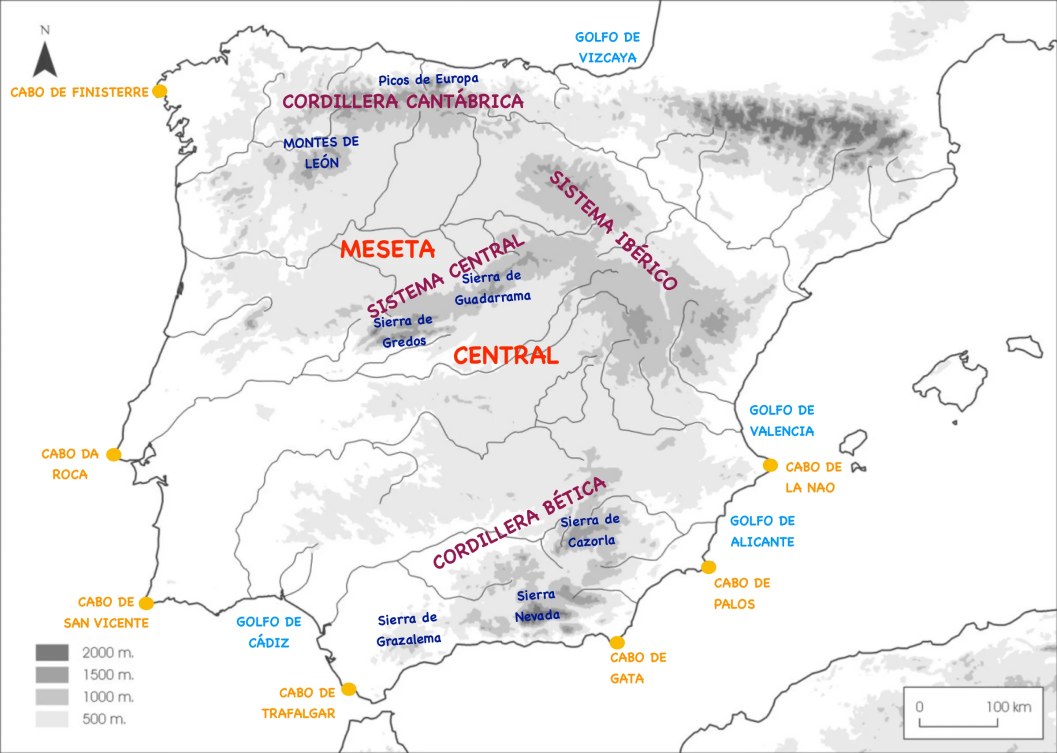
#> input picture assets/corrected-iberia.webp, 2114 x 1506 px (shown at 1/2 size); its folder holds only this picture in this run
$ python natural.py ../assets/corrected-iberia.webp
#> lines starting #> are read from the running program, lines starting #| are printed output that depends on the picture
### scripts/mercator.py
"""Reproject equirectangular world rasters (90N..60S) to the Mercator frame used by the app.

Mercator is the projection of the original planisphere; only rows move, so a column
stays a meridian. The frame is 84N..60S, 180W..180E (about 1.47:1). Idempotent: an
image that is not 2.4:1 is assumed to be converted already and is left untouched.
Usage: python3 scripts/mercator.py   (converts the world assets in place)
"""
import math
from pathlib import Path
import numpy as np
from PIL import Image
ROOT=Path(__file__).resolve().parents[1]
SRC_TOP,SRC_BOTTOM,TOP,BOTTOM=90,-60,84,-60
m=lambda lat:math.log(math.tan(math.pi/4+math.radians(lat)/2))
def height(width):return round(width/(2*math.pi)*(m(TOP)-m(BOTTOM)))
def to_mercator(im):
 a=np.asarray(im.convert('RGB')).astype(np.float32);sh,w=a.shape[:2];h=height(w)
 merc=m(TOP)-(np.arange(h)+.5)/h*(m(TOP)-m(BOTTOM));lat=np.degrees(np.arctan(np.sinh(merc)))
 sy=np.clip((SRC_TOP-lat)/(SRC_TOP-SRC_BOTTOM)*sh-.5,0,sh-1);y0=np.floor(sy).astype(int);y1=np.minimum(y0+1,sh-1);t=(sy-y0)[:,None,None]
 return Image.fromarray(np.clip(a[y0]*(1-t)+a[y1]*t+.5,0,255).astype(np.uint8))
def is_equirect(size):return abs(size[0]/size[1]-2.4)<.01
# [16 lines left out: functions convert_overviews, tile, convert_tiles, not called in this run]
# [2 lines that do not run on import are left out]

### scripts/natural.py
"""Natural Earth II detail tiles for the world map, so the Natural Earth base stays
Natural Earth at every zoom (instead of handing over to the relief tiles).

Source: NE2_HR_LC_SR_W (1:10m, 21600 x 10800, public domain), downloaded from
https://naturalearth.s3.amazonaws.com/10m_raster/NE2_HR_LC_SR_W.zip and unzipped.
Output: assets/natural/world/{col}-{row}.webp, the same 8 x 6 Mercator grid and
resolution (14400 px wide) as the relief tiles.
Usage: python3 scripts/natural.py <path to NE2_HR_LC_SR_W.tif>
"""
import sys
from pathlib import Path
from PIL import Image
sys.path.insert(0, str(Path(__file__).resolve().parent))
from mercator import to_mercator, tile, SRC_TOP, SRC_BOTTOM

ROOT = Path(__file__).resolve().parents[1]
WIDTH = 14400
Image.MAX_IMAGE_PIXELS = None
src = Image.open(sys.argv[1]).convert('RGB')
#> src is the input picture: PIL image 2114x1506 RGB; mean R, G, B 238.9, 237.7, 237.7
eq = src.resize((WIDTH, WIDTH // 2), Image.Resampling.LANCZOS)
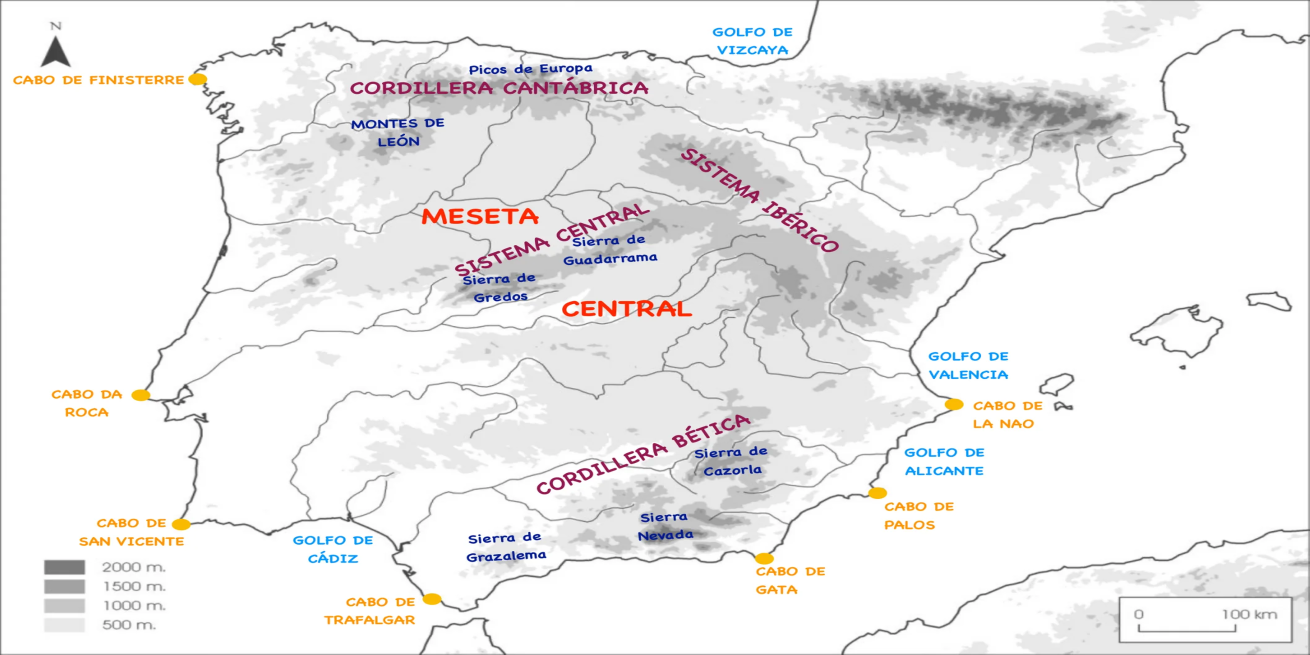
#> eq: PIL image 14400x7200 RGB (shown at 1/11 size); mean R, G, B 238.9, 237.7, 237.7
del src
# keep 90N..60S, the input expected by to_mercator
eq = eq.crop((0, 0, WIDTH, round((90 - SRC_BOTTOM) / 180 * WIDTH / 2)))
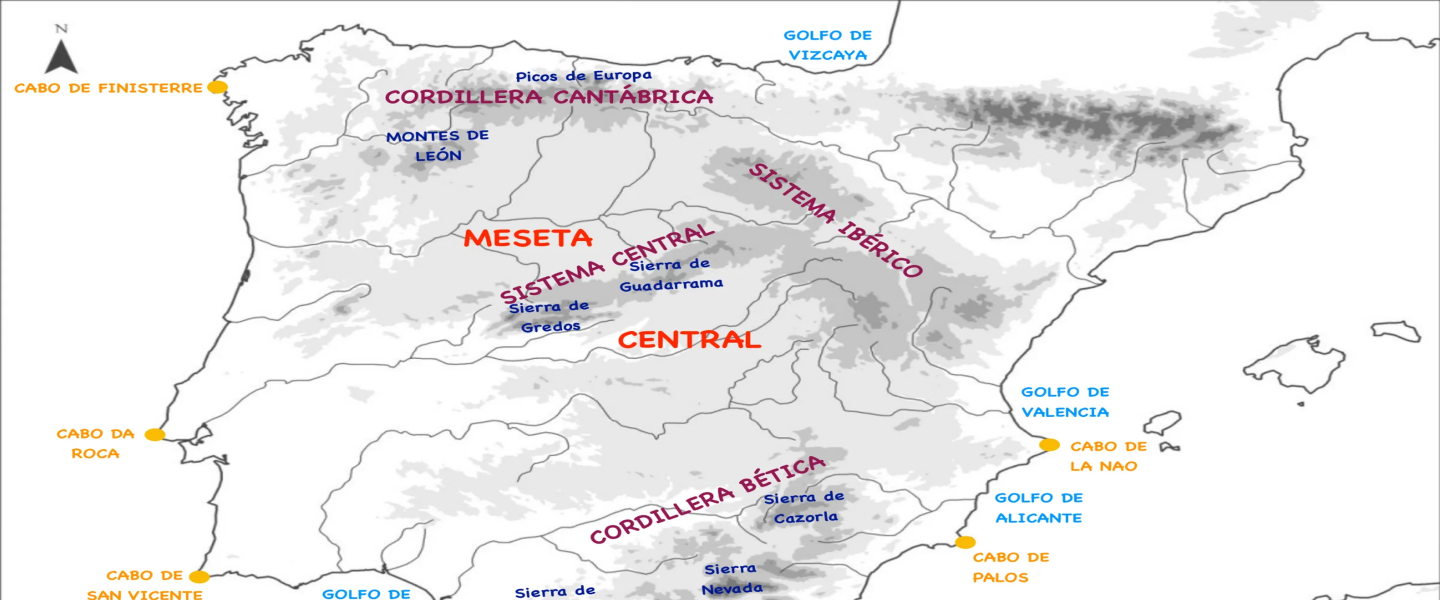
#> eq: PIL image 14400x6000 RGB (shown at 1/10 size); mean R, G, B 237.6, 236.3, 236.6
assert SRC_TOP == 90
merc = to_mercator(eq)
#> (the run stopped early here; a loop or call above may not have finished)

$ run again, on assets/original-world.webp
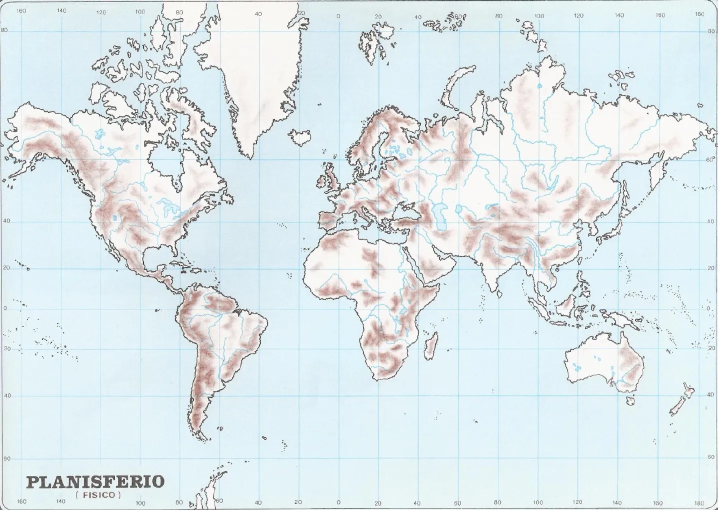
#> input picture assets/original-world.webp, 1435 x 1022 px (shown at 1/2 size)
#> src is the input picture: PIL image 1435x1022 RGB; mean R, G, B 222, 232.7, 235.7
#> `eq = src.resize((WIDTH, WIDTH // 2), Image.Resampling.LANCZOS)`:
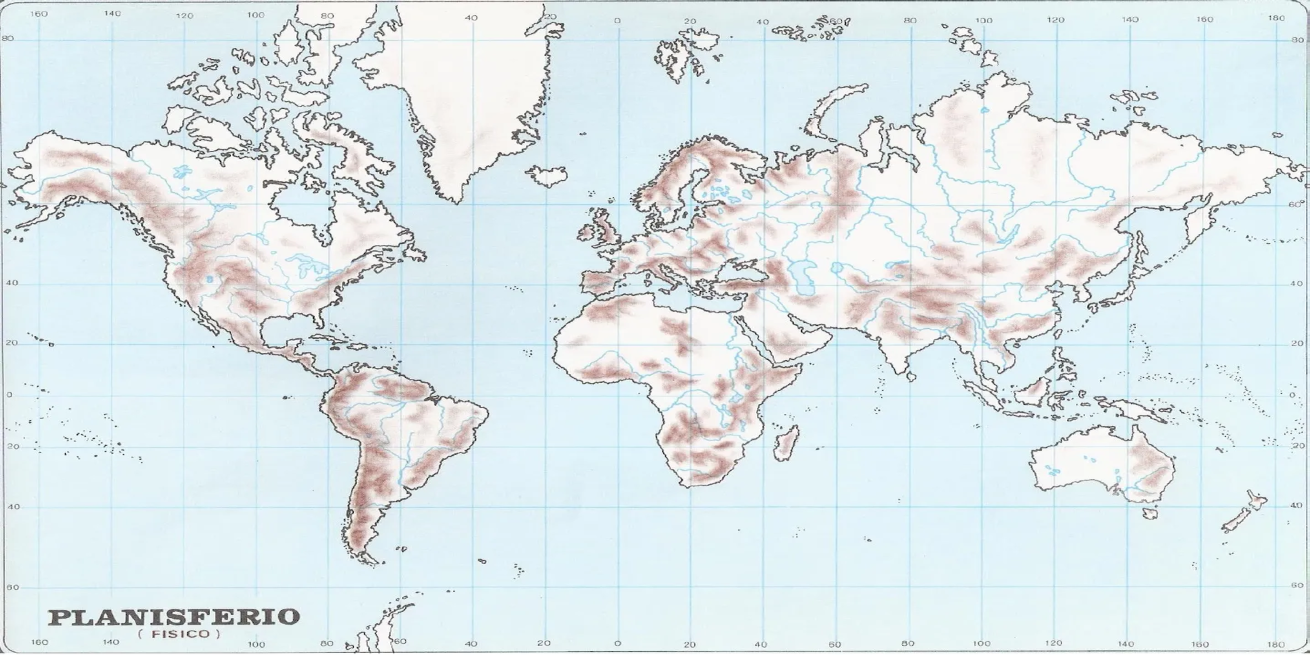
#> eq: PIL image 14400x7200 RGB (shown at 1/11 size); mean R, G, B 222, 232.7, 235.6
#> `eq = eq.crop((0, 0, WIDTH, round((90 - SRC_BOTTOM) / 180 * WIDTH / 2)))`:
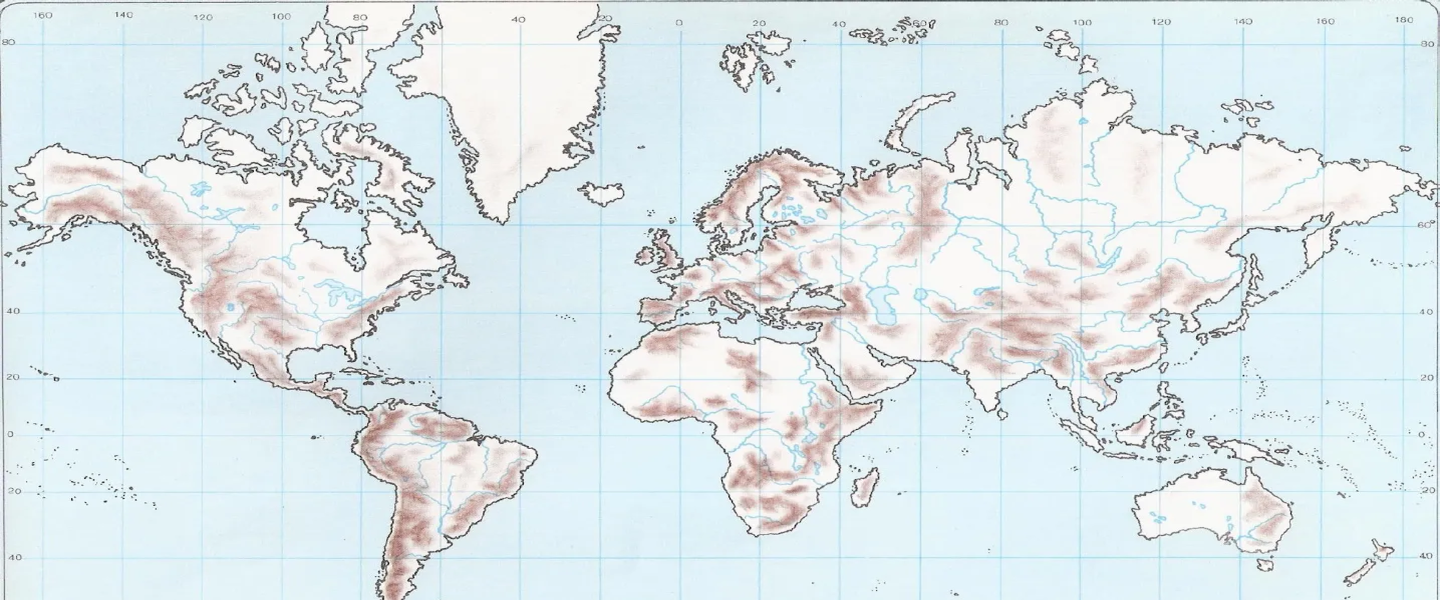
#> eq: PIL image 14400x6000 RGB (shown at 1/10 size); mean R, G, B 221.5, 231.5, 234.5
